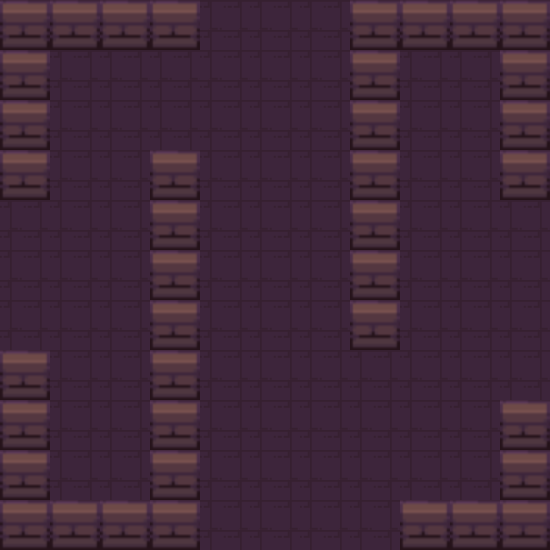

Tiled map render using the project's own tile images. Description and the whole map definition, tile-layer contents included, below:
An orthogonal 11x11 tile map with 50x50 px tiles, 1 tile layer (Capa de patrones 1) and 17 objects (Player, Enemy, Chest, Healing, Ending).

<map version="1.9" tiledversion="1.9.2" orientation="orthogonal" renderorder="right-down" width="11" height="11" tilewidth="50" tileheight="50" infinite="0" nextlayerid="3" nextobjectid="27">
 <tileset firstgid="1" source="dungeonTileSet1.tsx" />
 <layer id="1" name="Capa de patrones 1" width="11" height="11">
  <data encoding="csv">
1,1,1,1,2,2,2,1,1,1,1,
1,2,2,2,2,2,2,1,2,2,1,
1,2,2,2,2,2,2,1,2,2,1,
1,2,2,1,2,2,2,1,2,2,1,
2,2,2,1,2,2,2,1,2,2,2,
2,2,2,1,2,2,2,1,2,2,2,
2,2,2,1,2,2,2,1,2,2,2,
1,2,2,1,2,2,2,2,2,2,2,
1,2,2,1,2,2,2,2,2,2,1,
1,2,2,1,2,2,2,2,2,2,1,
1,1,1,1,2,2,2,2,1,1,1
</data>
 </layer>
 <objectgroup id="2" name="Capa de Objetos 1">
  <object id="5" name="Player" x="253.333" y="262.667" width="39" height="41" />
  <object id="7" x="50" y="200">
   <polygon points="0,0 0,-200 -50,-200 -50,0" />
  </object>
  <object id="8" x="50" y="0">
   <polygon points="0,0 150,0 150,50 0,50" />
  </object>
  <object id="9" x="350" y="0">
   <polygon points="0,0 200,0 200,50 0,50" />
  </object>
  <object id="10" x="350" y="50">
   <polygon points="0,0 50,0 50,300 0,300" />
  </object>
  <object id="11" x="500" y="50">
   <polygon points="0,0 50,0 50,150 0,150" />
  </object>
  <object id="12" x="500" y="400">
   <polygon points="0,0 50,0 50,150 0,150" />
  </object>
  <object id="13" x="500" y="500">
   <polygon points="0,0 -100,0 -100,50 0,50" />
  </object>
  <object id="14" x="150" y="150">
   <polygon points="0,0 50,0 50,400 0,400" />
  </object>
  <object id="16" x="50" y="500">
   <polygon points="0,0 0,-150 -50,-150 -50,0" />
  </object>
  <object id="17" name="Enemy" x="400" y="400" width="50" height="50" />
  <object id="18" name="Chest" x="78.7727" y="74.2897" width="39.0661" height="34.5832" />
  <object id="20" name="Healing" x="430.688" y="83.2557" width="39.0661" height="34.5832" />
  <object id="21" name="Ending" x="75.6172" y="459.012" width="39.1127" height="39.7532" />
  <object id="24" x="0" y="500">
   <polygon points="0,0 50,0 50,50 0,50" />
  </object>
  <object id="25" x="100" y="500">
   <polygon points="0,0 50,0 50,50 0,50" />
  </object>
  <object id="26" x="50" y="500">
   <polygon points="0,0 50,0 50,50 0,50" />
  </object>
 </objectgroup>
</map>
